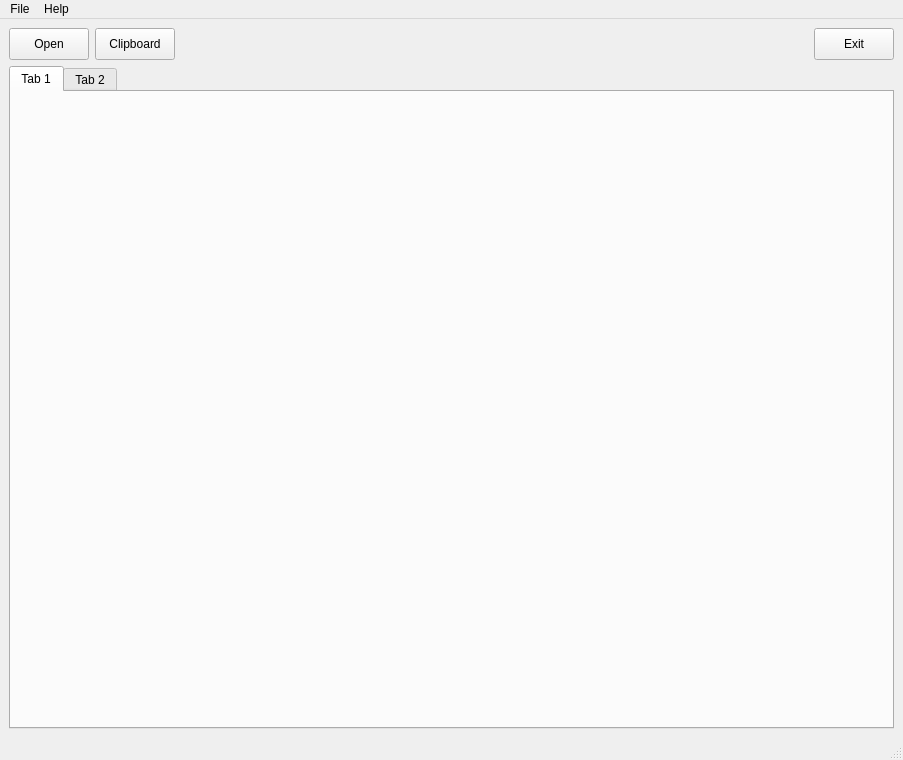
<?xml version="1.0" encoding="UTF-8"?>
<ui version="4.0">
 <class>MainWindow</class>
 <widget class="QMainWindow" name="MainWindow">
  <property name="geometry">
   <rect>
    <x>0</x>
    <y>0</y>
    <width>903</width>
    <height>760</height>
   </rect>
  </property>
  <property name="windowTitle">
   <string>MainWindow</string>
  </property>
  <property name="windowIcon">
   <iconset theme="document-open">
    <normaloff>../../.designer/backup</normaloff>../../.designer/backup</iconset>
  </property>
  <widget class="QWidget" name="centralwidget">
   <layout class="QVBoxLayout" name="verticalLayout_3">
    <item>
     <layout class="QHBoxLayout" name="horizontalLayout_2">
      <item>
       <widget class="QPushButton" name="button_open">
        <property name="minimumSize">
         <size>
          <width>0</width>
          <height>32</height>
         </size>
        </property>
        <property name="text">
         <string>Open</string>
        </property>
        <property name="icon">
         <iconset theme="document-open"/>
        </property>
       </widget>
      </item>
      <item>
       <widget class="QPushButton" name="button_copy">
        <property name="minimumSize">
         <size>
          <width>0</width>
          <height>32</height>
         </size>
        </property>
        <property name="text">
         <string>Clipboard</string>
        </property>
        <property name="icon">
         <iconset theme="edit-copy">
          <normaloff>../../.designer/backup</normaloff>../../.designer/backup</iconset>
        </property>
       </widget>
      </item>
      <item>
       <spacer name="horizontalSpacer">
        <property name="orientation">
         <enum>Qt::Horizontal</enum>
        </property>
        <property name="sizeHint" stdset="0">
         <size>
          <width>40</width>
          <height>20</height>
         </size>
        </property>
       </spacer>
      </item>
      <item>
       <widget class="QPushButton" name="button_exit">
        <property name="minimumSize">
         <size>
          <width>0</width>
          <height>32</height>
         </size>
        </property>
        <property name="text">
         <string>Exit</string>
        </property>
        <property name="icon">
         <iconset theme="application-exit"/>
        </property>
       </widget>
      </item>
     </layout>
    </item>
    <item>
     <widget class="QTabWidget" name="tabWidget">
      <property name="currentIndex">
       <number>0</number>
      </property>
      <widget class="QWidget" name="tab">
       <attribute name="title">
        <string>Tab 1</string>
       </attribute>
       <layout class="QHBoxLayout" name="horizontalLayout"/>
      </widget>
      <widget class="QWidget" name="tab_2">
       <attribute name="title">
        <string>Tab 2</string>
       </attribute>
      </widget>
     </widget>
    </item>
   </layout>
  </widget>
  <widget class="QMenuBar" name="menubar">
   <property name="geometry">
    <rect>
     <x>0</x>
     <y>0</y>
     <width>903</width>
     <height>19</height>
    </rect>
   </property>
   <widget class="QMenu" name="menuFile">
    <property name="title">
     <string>File</string>
    </property>
    <addaction name="actionOpen"/>
    <addaction name="actionRecent_files"/>
    <addaction name="separator"/>
    <addaction name="actionQuit"/>
   </widget>
   <widget class="QMenu" name="menuHelp">
    <property name="title">
     <string>Help</string>
    </property>
    <addaction name="actionAbout"/>
   </widget>
   <addaction name="menuFile"/>
   <addaction name="menuHelp"/>
  </widget>
  <widget class="QStatusBar" name="statusbar"/>
  <action name="actionQuit">
   <property name="icon">
    <iconset theme="application-exit">
     <normaloff>../../.designer/backup</normaloff>../../.designer/backup</iconset>
   </property>
   <property name="text">
    <string>Quit</string>
   </property>
  </action>
  <action name="actionOpen">
   <property name="icon">
    <iconset theme="document-open">
     <normaloff>../../.designer/backup</normaloff>../../.designer/backup</iconset>
   </property>
   <property name="text">
    <string>Open...</string>
   </property>
  </action>
  <action name="actionRecent_files">
   <property name="icon">
    <iconset theme="document-open-recent">
     <normaloff>../../.designer/backup</normaloff>../../.designer/backup</iconset>
   </property>
   <property name="text">
    <string>Recent files</string>
   </property>
  </action>
  <action name="actionAbout">
   <property name="text">
    <string>About...</string>
   </property>
  </action>
 </widget>
 <resources/>
 <connections>
  <connection>
   <sender>actionOpen</sender>
   <signal>triggered(bool)</signal>
   <receiver>MainWindow</receiver>
   <slot>open_file()</slot>
   <hints>
    <hint type="sourcelabel">
     <x>-1</x>
     <y>-1</y>
    </hint>
    <hint type="destinationlabel">
     <x>399</x>
     <y>299</y>
    </hint>
   </hints>
  </connection>
  <connection>
   <sender>actionQuit</sender>
   <signal>triggered(bool)</signal>
   <receiver>MainWindow</receiver>
   <slot>quit_program()</slot>
   <hints>
    <hint type="sourcelabel">
     <x>-1</x>
     <y>-1</y>
    </hint>
    <hint type="destinationlabel">
     <x>399</x>
     <y>299</y>
    </hint>
   </hints>
  </connection>
  <connection>
   <sender>actionAbout</sender>
   <signal>triggered(bool)</signal>
   <receiver>MainWindow</receiver>
   <slot>help()</slot>
   <hints>
    <hint type="sourcelabel">
     <x>-1</x>
     <y>-1</y>
    </hint>
    <hint type="destinationlabel">
     <x>399</x>
     <y>299</y>
    </hint>
   </hints>
  </connection>
  <connection>
   <sender>MainWindow</sender>
   <signal>file_opened(QString)</signal>
   <receiver>MainWindow</receiver>
   <slot>show_file(QString)</slot>
   <hints>
    <hint type="sourcelabel">
     <x>399</x>
     <y>299</y>
    </hint>
    <hint type="destinationlabel">
     <x>399</x>
     <y>299</y>
    </hint>
   </hints>
  </connection>
  <connection>
   <sender>button_open</sender>
   <signal>clicked(bool)</signal>
   <receiver>MainWindow</receiver>
   <slot>open_file()</slot>
   <hints>
    <hint type="sourcelabel">
     <x>45</x>
     <y>49</y>
    </hint>
    <hint type="destinationlabel">
     <x>399</x>
     <y>305</y>
    </hint>
   </hints>
  </connection>
  <connection>
   <sender>button_exit</sender>
   <signal>clicked(bool)</signal>
   <receiver>MainWindow</receiver>
   <slot>quit_program()</slot>
   <hints>
    <hint type="sourcelabel">
     <x>730</x>
     <y>49</y>
    </hint>
    <hint type="destinationlabel">
     <x>399</x>
     <y>305</y>
    </hint>
   </hints>
  </connection>
  <connection>
   <sender>button_copy</sender>
   <signal>clicked(bool)</signal>
   <receiver>MainWindow</receiver>
   <slot>copy_to_clipboard()</slot>
   <hints>
    <hint type="sourcelabel">
     <x>130</x>
     <y>66</y>
    </hint>
    <hint type="destinationlabel">
     <x>399</x>
     <y>305</y>
    </hint>
   </hints>
  </connection>
 </connections>
 <slots>
  <signal>file_opened(QString)</signal>
  <slot>open_file()</slot>
  <slot>quit_program()</slot>
  <slot>help()</slot>
  <slot>show_file()</slot>
  <slot>copy_to_clipboard()</slot>
 </slots>
</ui>
